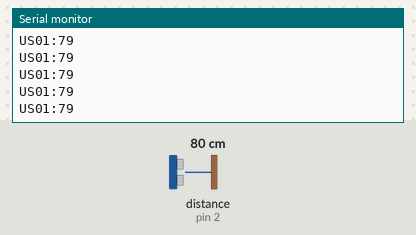
The sketch below on a simulated Arduino Uno, built with avr-gcc and run on an emulated ATmega328P. Shown: the last lines printed to the serial monitor. Wiring (inferred from the names in the program): ultrasonic range finder: trigger pin 8; echo pin 2. Inputs (shaded band) come from the test bench; at power-on: distance to the obstacle (sensor on pin 2) 80 cm. The echo pulse lasts 58.3 µs per cm.

Above: at 1.2 s.
1.3 s: distance to the obstacle (sensor on pin 2) set to 2 cm
At 2.1 s:
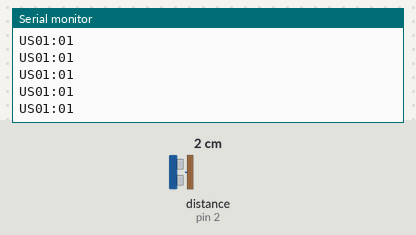
2.8 s: distance to the obstacle (sensor on pin 2) set to 4 cm
At 3.7 s:
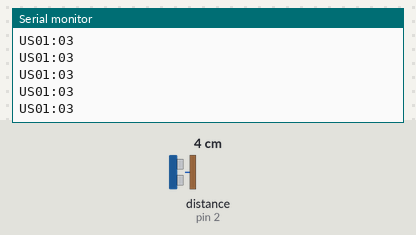
5.8 s: distance to the obstacle (sensor on pin 2) set to 120 cm
At 6.4 s:
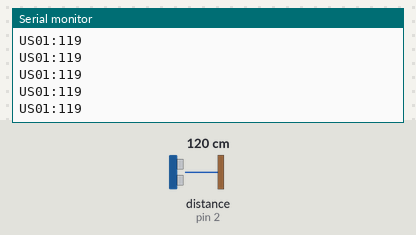
Timing chart, 0 to 8.8 s (numbered marks = the images above; inputs shaded):
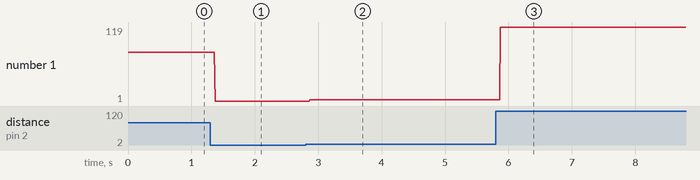

Measured:
- after the input at 1.3 s, the serial monitor: prints a new line after 0.07 s (image 1)
- after the input at 2.8 s, the serial monitor: prints a new line after 0.07 s (image 2)
- after the input at 5.8 s, the serial monitor: prints a new line after 0.07 s (image 3)
- plotted number 1: 1 → 3 after the input at 2.8 s, 3 → 119 after the input at 5.8 s

The sketch:

ultra1.ino
```cpp
int TRIG[]={1,8,9,10,11,12,13}, ECHO[]={1,2,3,4,5,6,7},dist;
int dura, sensores=1;
String cero="0";
void setup()
{
  for(int i=1;i<=sensores; i++){
    pinMode(TRIG[i], OUTPUT);
    pinMode(ECHO[i], INPUT);
    Serial.begin(9600);
  }
}
void loop()
{
  for(int i=1;i<=sensores; i++){
    digitalWrite(TRIG[i], HIGH);
    delayMicroseconds(1);
    digitalWrite(TRIG[i], LOW);
    delayMicroseconds(1);
    if(i>9){
    cero="";
    }
    dura=pulseIn(ECHO[i], HIGH);
    dist=dura/58.2;
    String ceroo="0";
    if(dist>9){
      ceroo="";
    }
      Serial.print("US"+cero+String(i)+":"+ceroo);
    Serial.println(dist);
  }
}
```
